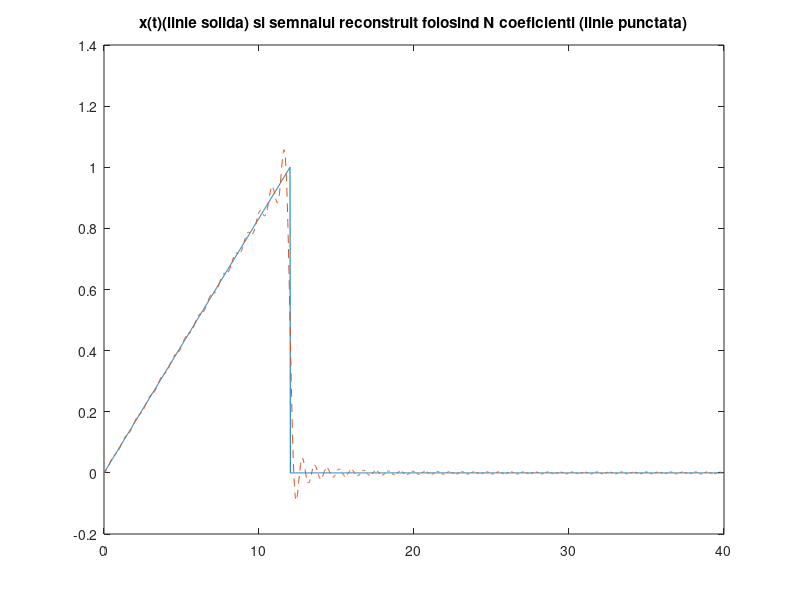
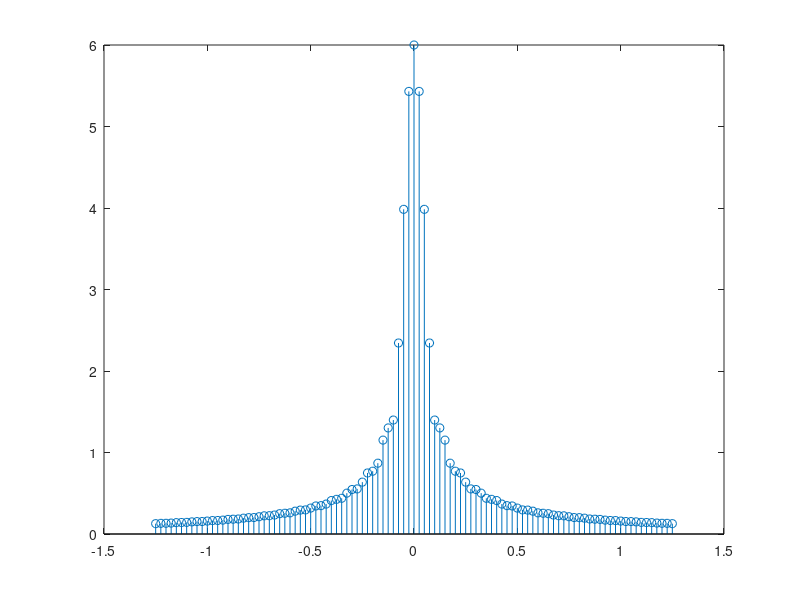

The MATLAB script that drew these images, in order:
P=40;    %perioada
D=12;    %durata semnalului
N=50;    %numarul de coeficienti
w0=2*pi/P; %pulsatia
t_tr=0:0.02:D;
x_tr= sawtooth((pi/12)*t_tr,0.5)/2+0.5;   %semnal triunghiular
t = 0:0.02:P; 
x = zeros(1,length(t));             
x(t<=D)=x_tr;                             %semnal reconstruit
figure(1); 
plot(t,x); 
title('x(t)(linie solida) si semnalul reconstruit folosind N coeficienti (linie punctata)');
hold on;


for k=-N:N
    x_t = x_tr;
    x_t = x_t .* exp(-j*k*w0*t_tr);                                      %coeficienti SFE
    X(k+51)=0; 
    for i = 1: length(t_tr)-1
        X(k+51) = X(k+51) + (t_tr(i+1)-t_tr(i))* (x_t(i)+x_t(i+1))/2; 
    end
end
    


for i = 1: length(t)
    x_finit(i) = 0;
    for k=-N:N
        x_finit(i) = x_finit(i) + (1/P)*X(k+51)*exp(j*k*w0*t(i));            
    end
end
plot(t,x_finit,'--');                                                     %spectru amplitudini
figure(2);
w=-N*w0:w0:N*w0; 
stem(w/(2*pi),abs(X));      
% Teoria seriilor Fourier spune ca orice semnal periodic poate fi aproximat printr-o suma infinita de sinusuri si
% cosinusuri de diferite frecvente,fiecare avand un anumit coeficient. Acesti coeficienti reprezinta spectrul de amplitudini.
% Semnalul reconstruit folosind un numar finit de termeni se apropie ca  forma de semnalul original cu o anumita marja de eroare. 
% In plus se observa faptul ca semnalul poate fi aproximat printr-o suma de sinusoide(variatiile semnalului au un caracter de sinusoida).